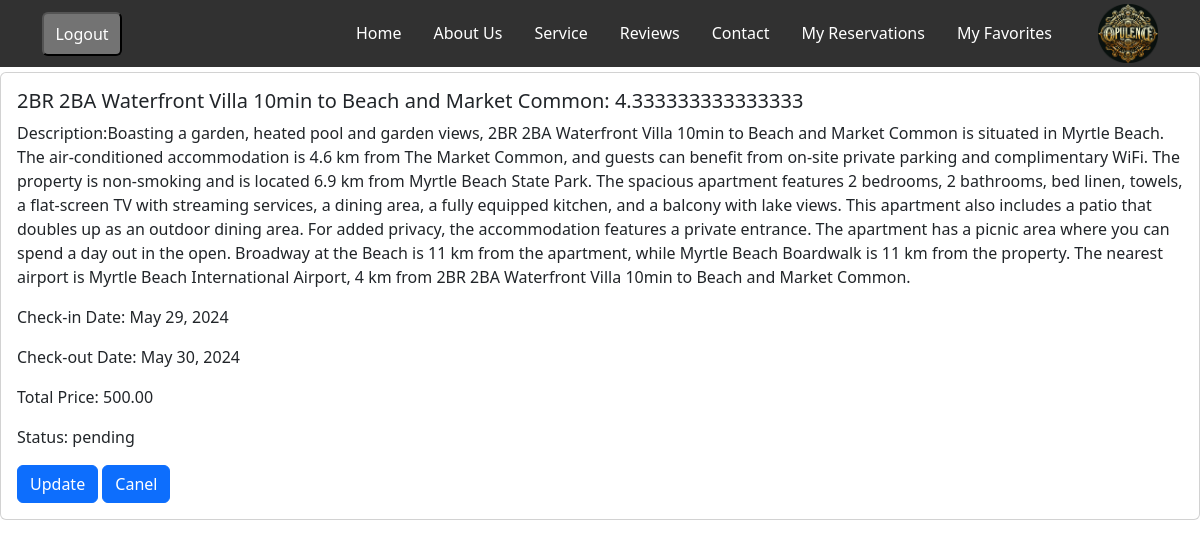
The page /res/res-details/8 (signed in) on the database as committed earlier.
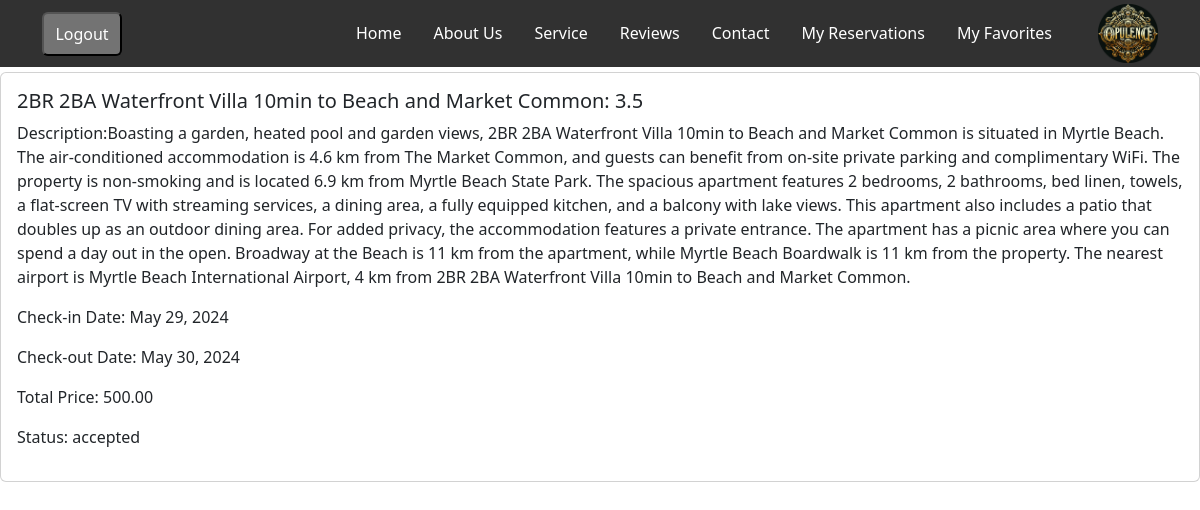
The same page on the database as committed later.
### reservations/models.py (models this page shows, shortened)
class Reservation(models.Model):
    user = models.ForeignKey(settings.AUTH_USER_MODEL, null=True, blank=True, on_delete=models.CASCADE)
    apartment = models.ForeignKey(Apartment, on_delete=models.CASCADE)
    check_in_date = models.DateField()
    check_out_date = models.DateField()
    total_price = models.DecimalField(max_digits=10, decimal_places=2)
    reservation_status = models.ForeignKey(ReservationStatus, on_delete=models.CASCADE,default=1)

class ReservationStatus(models.Model):
    status_name = models.CharField(max_length=100, unique=True)
    def __str__(self):
        return self.status_name

### apartments/models.py (models this page shows)
class Apartment(models.Model):
    category = models.ForeignKey(Category, on_delete=models.CASCADE)
    country=models.ForeignKey(Country,on_delete=models.SET_NULL,null=True,blank=True)
    city = models.ForeignKey(City, on_delete=models.CASCADE,null=True)
    actual_address=models.CharField(max_length=255,null=True)
    maps_link=models.CharField(max_length=255,null=True)
    apt_name = models.CharField(max_length=255)
    description = models.TextField()
    cover_image=models.ImageField(upload_to='covers/',null=True)
    district = models.CharField(max_length=30,null=True)
    is_active = models.BooleanField(default=True)
    is_booked = models.BooleanField(default=False)
    rooms = models.IntegerField(null=True)
    beds = models.IntegerField(null=True)
    bath_rooms = models.IntegerField(null=True)
    wifi = models.BooleanField(default=False)
    tv = models.BooleanField(default=False)
    price_per_night = models.DecimalField(max_digits=10, decimal_places=2)
    user = models.ForeignKey(settings.AUTH_USER_MODEL, null=True, blank=True, on_delete=models.CASCADE)
    created_at = models.DateTimeField(auto_now_add=True,null=True)
    updated_at = models.DateTimeField(auto_now=True,null=True)
    def average_rating(self) -> float:
        return Comment.objects.filter(apartment=self).aggregate(Avg("star_rating"))["star_rating__avg"] or 0
    def __str__(self):
        return f"{self.apt_name}: {self.average_rating()}"

### reservations/views.py (the view)
# urls.py: path("res-details/<int:pk>", ReservationDetailView.as_view(), name='detail-reserv'),
class ReservationDetailView(LoginRequiredMixin, DetailView):
    model = Reservation
    template_name = "reservations/res_detail.html"
    context_object_name = "reservation"
    def get_queryset(self):
        reservations = Reservation.objects.filter(user=self.request.user)
        return reservations
    def get(self, request, *args, **kwargs):
        queryset = self.get_queryset()
        if queryset.exists():
            return super().get(request, *args, **kwargs)
        else:
            return HttpResponseRedirect(reverse('error-url'))

### templates/reservations/res_detail.html (shortened to what this page needs)
{% extends "main_base.html" %}
{% block content %}
<br><br><br>
{% if reservation %}
      <div class="card">
        <div class="card-body">
          <h5 class="card-title">{{ reservation.apartment }}</h5>
          <p>Description:{{ reservation.apartment.description }}</p>
          <p>Check-in Date: {{ reservation.check_in_date }}</p>
          <p>Check-out Date: {{ reservation.check_out_date }}</p>
          <p>Total Price: {{ reservation.total_price }}</p>
          <p>Status: {{ reservation.reservation_status }}</p>
          {% if reservation.reservation_status.id == 1 %}
            <a href="{% url 'update-reserv' reservation.pk %}" class="btn btn-primary">Update</a>
            <a href="{% url 'cancel-reserv' reservation.pk %}" class="btn btn-primary">Canel</a>
          {% endif %}
        </div>
      </div>
{% else %}
                    <script>
                        window.location.href = "some-thing-wrong";
                    </script>
{% endif %}
{% endblock content %}

Rows that differ between the two databases and show on the page:
changed Reservation: apartment "2BR 2BA Waterfront Villa 10min to Beach and Market Common: 4.333333333333333" → "2BR 2BA Waterfront Villa 10min to Beach and Market Common: 3.5"; reservation_status "pending" → "accepted"; reservation_status_id 1 → 2 (drawn)
Other text that changed with them:
text no longer shown: "Update Canel"
